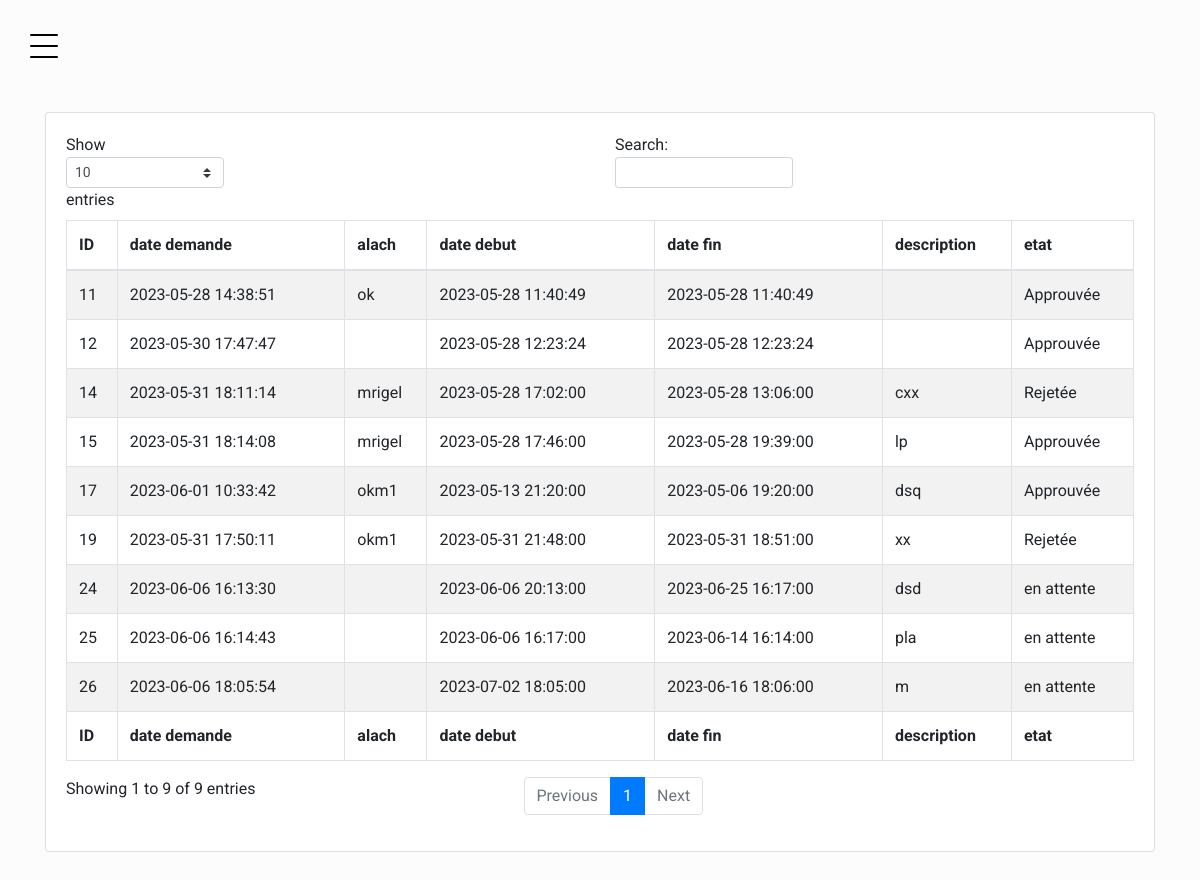
/user/index.php (signed in), run on the app's committed database.
### tables this page shows
CREATE TABLE `autorisations` (
  `id` int(11) NOT NULL,
  `date_demande` timestamp NOT NULL DEFAULT current_timestamp() ON UPDATE current_timestamp(),
  `alach` text NOT NULL,
  `date_debut` datetime NOT NULL,
  `date_fin` datetime NOT NULL,
  `description` text NOT NULL,
  `etat` varchar(20) NOT NULL,
  `user_id` int(11) NOT NULL,
  `type_id` int(11) NOT NULL
);

### user/CLASSE/autorisation.class.php (the view, shortened to what this page needs)
<?php
Class Autorisation{
private $cnx,$server,$user,$pwd,$db;
public function __construct($serveur,$utilisateur,$mdp,$base){
	$this->server=$serveur;
	$this->user=$utilisateur;
	$this->pwd=$mdp;
	$this->db=$base;
	try
	{
	$this->cnx = new PDO('mysql:host='.$this->server.'; dbname='.$this->db, $this->user, $this->pwd);
	}
	catch(Exception $e)
	{
	echo'Erreur:'.$e->getMessage().'<br/>';
	echo'N°:'.$e->getCode();
	}
}
public function RetreiveWithDataTables(){
	$sql = "SELECT * FROM autorisations WHERE  user_id = " . $_SESSION['id'];
	$resultats=$this->cnx->query($sql);
	if($resultats) {
	$resultats->setFetchMode(PDO::FETCH_OBJ);
	$autorisations=$resultats->fetchall();
	echo '<table id="myTable" class="table table-bordered table-striped">	';
	echo '<thead>';
		echo '<tr>';
		echo '<th>ID</th><th>date demande</th><th>alach</th><th>date debut</th><th>date fin</th><th>description</th><th>etat</th>';
		echo '</tr>';
	echo '</thead>';
	print '<tbody>';
	foreach($autorisations as $autorisation):
	echo '<tr>';
		print '<td>'.$autorisation->id.'</td>';
		print '<td>'.$autorisation->date_demande.'</td>';
		print '<td>'.$autorisation->alach.'</td>';
		print '<td>'.$autorisation->date_debut.'</td>';
		print '<td>'.$autorisation->date_fin.'</td>';
		print '<td>'.$autorisation->description.'</td>';
		print '<td>'.$autorisation->etat.'</td>';
	echo '</tr>';
	endforeach;
	print '</tbody>';
	echo '<tfoot>';
		echo '<tr>';
		echo '<th>ID</th><th>date demande</th><th>alach</th><th>date debut</th><th>date fin</th><th>description</th><th>etat</th>';
		echo '</tr>';
	echo '</tfoot>';
	echo '</table>';
	}
		else echo 'Table vide !!!' ;
	}
}
?>

### user/css/style.css (style rules this page uses)
body { font-family: "Roboto", -apple-system, BlinkMacSystemFont, "Segoe UI", Roboto, "Helvetica Neue", Arial, "Noto Sans", sans-serif, "Apple Color Emoji", "Segoe UI Emoji", "Segoe UI Symbol", "Noto Color Emoji"; background-color: #fcfcfc; }
body { position: relative; }
body:before { position: absolute; content: ""; z-index: 1; top: 0; left: 0; right: 0; bottom: 0; background-color: rgba(0, 0, 0, 0.5); opacity: 0; visibility: hidden; -webkit-transition: .3s all ease-in-out; -o-transition: .3s all ease-in-out; transition: .3s all ease-in-out; }

### data on the page
autorisations: id "24", date_demande "2023-06-06 16:13:30", date_debut "2023-06-06 20:13:00", date_fin "2023-06-25 16:17:00", description "dsd", etat "en attente"
autorisations: id "11", date_demande "2023-05-28 14:38:51", alach "ok", date_debut "2023-05-28 11:40:49", date_fin "2023-05-28 11:40:49", etat "Approuvée"
autorisations: id "12", date_demande "2023-05-30 17:47:47", date_debut "2023-05-28 12:23:24", date_fin "2023-05-28 12:23:24", etat "Approuvée"
autorisations: id "14", date_demande "2023-05-31 18:11:14", alach "mrigel", date_debut "2023-05-28 17:02:00", date_fin "2023-05-28 13:06:00", description "cxx", etat "Rejetée"
autorisations: id "15", date_demande "2023-05-31 18:14:08", alach "mrigel", date_debut "2023-05-28 17:46:00", date_fin "2023-05-28 19:39:00", description "lp", etat "Approuvée"
autorisations: id "17", date_demande "2023-06-01 10:33:42", alach "okm1", date_debut "2023-05-13 21:20:00", date_fin "2023-05-06 19:20:00", description "dsq", etat "Approuvée"
autorisations: id "19", date_demande "2023-05-31 17:50:11", alach "okm1", date_debut "2023-05-31 21:48:00", date_fin "2023-05-31 18:51:00", description "xx", etat "Rejetée"
autorisations: id "26", date_demande "2023-06-06 18:05:54", date_debut "2023-07-02 18:05:00", date_fin "2023-06-16 18:06:00", description "m", etat "en attente"
autorisations: id "25", date_demande "2023-06-06 16:14:43", date_debut "2023-06-06 16:17:00", date_fin "2023-06-14 16:14:00", description "pla", etat "en attente"
